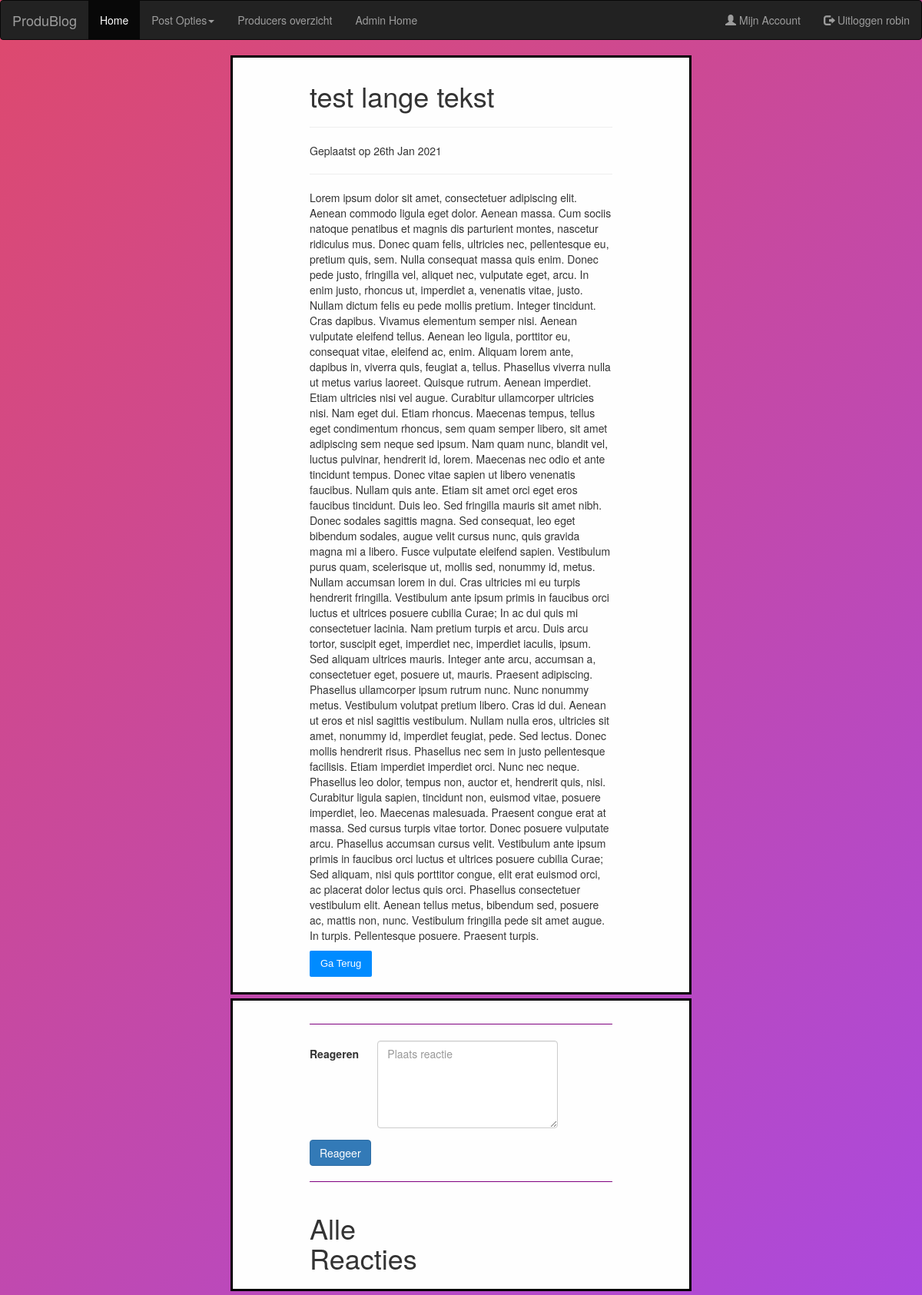
/Produblog/show.php?id=22 (signed in), run on the app's committed database.
### tables this page shows
CREATE TABLE `users` (
  `idUsers` int(11) NOT NULL,
  `username` varchar(255) DEFAULT NULL,
  `password` varchar(255) DEFAULT NULL,
  `usertype` varchar(32) DEFAULT NULL,
  `email` varchar(255) DEFAULT NULL,
  `date` date DEFAULT NULL
);

CREATE TABLE `post` (
  `idPost` int(11) NOT NULL,
  `idUsers` int(11) NOT NULL,
  `postname` varchar(64) DEFAULT NULL,
  `postcontent` longtext NOT NULL,
  `file_ops` varchar(255) DEFAULT NULL,
  `datum` date DEFAULT NULL,
  `admin_post` tinyint(1) DEFAULT NULL
);

### Produblog/assets/includes/include.php (called while the page is built, shortened)
<?php
  require_once('header.php');
  require_once('functions/functions.php');
  ?>

### Produblog/show.php (the view, shortened to what this page needs)
<?php require_once('assets/includes/include.php');
$id = $_GET["id"];
if(isset($_POST["page"])){
		$lastpage = $_POST["page"];
	}
else{
	$lastpage = null;
}
	if(isset($_SESSION['idUsers'])){
		$post = getPost($id);
		echo"
		<div class='container2'>
			<div class='content2'>
				<div>
					<h1>".html($post->postname)."</h1>
					<hr>
					<p>Geplaatst op ".html(date('jS M Y', strtotime($post->datum)))."</p>
					<hr>
					".pageaudio($post)."
					<p>".html($post->postcontent)."</p>
					<p><button class='readbtn'><a href="; backbutton($lastpage, $post); echo " >Ga Terug</a></button></p>
				</div>
			</div>
		</div>
			<div class='container2'>
				<div class='content2'>
					<hr class='darkrow'>
						<div class='row'>
							<div class='col-lg-4'></div>
								<div class='col-lg-10'>
									<form class='form-horizontal' action='ac_comment.php'  method='POST'>
										<input type='hidden' name='idPost' value='".html($post->idPost)."' >
										<div class='form-group'>
											<label class='col-lg-3 control-label'>Reageren</label>
											<div class='col-lg-9'>
												<textarea class='form-control' rows='5' cols='10' name='comment' placeholder='Plaats reactie'></textarea>
											</div>
										</div>
										<input type='submit' name='postcomment' value='Reageer' class='btn btn-primary'>
									</form>
								</div>
						</div>
						<hr class='darkrow'>
							<div class='row'>
								<div class='col-lg-6'>
							<h1>Alle Reacties</h1>
		";
					echo"
							</div>
						</div>
			</div>
		 </div>
		";
	}
?>
<?php include_once('assets/includes/footer.php'); ?>

### Produblog/assets/includes/header.php (shortened to what this page needs)
<!DOCTYPE html>
<html lang="en">
<head>
  <link rel="stylesheet" href="assets/css/style.css">
  <link rel="stylesheet" href="https://maxcdn.bootstrapcdn.com/bootstrap/3.4.1/css/bootstrap.min.css">
</head>
<nav class="navbar navbar-inverse">
<?php
	$con = getDBConnection();
		if(isset($_SESSION['idUsers'])){
			$query = "SELECT idUsers, username, email, usertype FROM users WHERE idUsers = :idUsers";
			$user =  $con->prepare($query);
			$user->bindValue(':idUsers', $_SESSION['idUsers']);
			$user->execute();
			$result = $user->fetch(PDO::FETCH_ASSOC);
			echo"
			  <div class='container-fluid'>
				<div class='navbar-header'>
				  <a class='navbar-brand' href='home.php'>ProduBlog</a>
				</div>
				<ul class='nav navbar-nav'>
				  <li class='active'><a href='home.php'>Home</a></li>
			";
			if(isset($_SESSION['usertype']) && ( ($_SESSION['usertype'] == 'producer')  or ($_SESSION['usertype'] == 'admin') ) ){
				echo"  <li class='dropdown'><a class='dropdown-toggle' data-toggle='dropdown' href='#''>Post Opties<span class='caret'></span></a>
					<ul class='dropdown-menu'>
				  <li><a href='mijnposts.php?id=".$_SESSION['idUsers']."'>Mijn Posts</a></li>
				  <li><a href='producer_posts_create.php'>Creëer Post</a></li>
				  </ul>
				  </li>
				";
			  }
			  echo"
				  <li><a href='produceroverzicht.php'>Producers overzicht</a></li>
			";
			  if(isset($_SESSION['usertype']) && $_SESSION['usertype'] == 'admin'){
				echo "  <li><a href='admin_home.php'>Admin Home</a></li> ";
			  }
			echo"
				</ul>
					<ul class='nav navbar-nav navbar-right'>
						<li><a href='mijnaccount.php'><span class='glyphicon glyphicon-user'></span> Mijn Account</a></li>
						<li><a href='logout.php'><span class='glyphicon glyphicon-log-out'></span> Uitloggen ".$result['username']."</a></li>
					</ul>
			</div>
			";
		}
?>
</nav>
<body>

### Produblog/assets/css/style.css (style rules this page uses)
* { margin: 0px; padding: 0px; }
body { background-image: url("../assets/images/produbg.jpg"); font-size: 120%; background: rgb(222,73,109); background: -moz-linear-gradient(-45deg, rgba(222,73,109,1) 0%, rgba(171,73,222,1) 100%); background: -webkit-gradient(linear, left top, right bottom, color-stop(0%,rgba(222,73,109,1)), color-stop(100%,rgba(171,73,222,1))); background: -webkit-linear-gradient(-45deg, rgba(222,73,109,1) 0%,rgba(171,73,222,1) 100%); background: -o-linear-gradient(-45deg, rgba(222,73,109,1) 0%,rgba(171,73,222,1) 100%); background: -ms-linear-gradient(-45deg, rgba(222,73,109,1) 0%,rgba(171,73,222,1) 100%); background: linear-gradient(135deg, rgba(222,73,109,1) 0%,rgba(171,73,222,1) 100%); font-family: "Roboto", sans-serif; -webkit-font-smoothing: antialiased; -moz-osx-font-smoothing: grayscale; }
.container2 { display: block; width: 50%; background-color: #FEFEFE; margin: 5px auto; overflow: hidden; border: 3px solid black; }
.content2 { padding: 10px 100px; width: 100%; float: left; border-left-color: #FFF; border-right-color: #FFF; }
.readbtn { transition: all linear 0.2s; background: #008BFF; border: none; font-size: 13px; line-height: 22px; border-radius: 0; padding: 6px 14px; font-family: 'Montserrat', sans-serif; border-radius: 2px; color: white; }
.readbtn a { text-decoration: none; color: #FEFEFE; }
.darkrow { border-top: 1px solid purple; }

### data on the page
users: username "robin"
post: postname "test lange tekst", datum "26th Jan 2021", postcontent "Lorem ipsum dolor sit amet, consectetuer adipiscing elit. Aenean commodo ligula eget dolor. Aenean massa. Cum sociis natoque penatibus et magnis dis parturient montes, nascetur ridiculus mus. Donec quam felis, ultricies nec, pellentesque eu, pretium quis, sem. Nulla consequat massa quis enim. Donec pede justo, fringilla vel, aliquet nec, vulputate eget, arcu. In enim justo, rhoncus ut, imperdiet a, venenatis vitae, justo. Nullam dictum felis eu pede mollis pretium. Integer tincidunt. Cras dapibus. Vivamus elementum semper nisi. Aenean vulputate eleifend tellus. Aenean leo ligula, porttitor eu, consequat vitae, eleifend ac, enim. Aliquam lorem ante, dapibus in, viverra quis, feugiat a,…"
